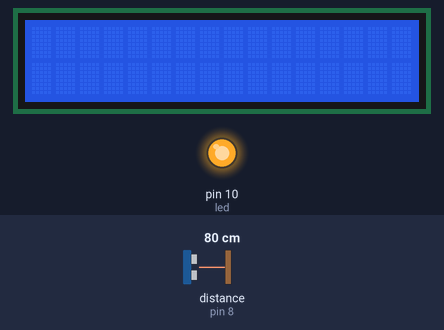
Recording of a sketch running on a simulated Arduino Uno, built with avr-gcc and run on an emulated ATmega328P. On the bench: 16×2 character LCD, output pins drawn as LEDs (lit = HIGH). Wiring (inferred from the names in the program): ultrasonic range finder: trigger pin 9; echo pin 8. Inputs (shaded band) come from the test bench; at power-on: distance to the obstacle (sensor on pin 8) 80 cm. The echo pulse lasts 58.3 µs per cm; pins used as bus, display or sensor lines are not drawn; what the sketch prints to the serial monitor is not drawn.

Above: at 1.2 s.
1.3 s: distance to the obstacle (sensor on pin 8) set to 23 cm
2.8 s: distance to the obstacle (sensor on pin 8) set to 19 cm
At 3.53 s:
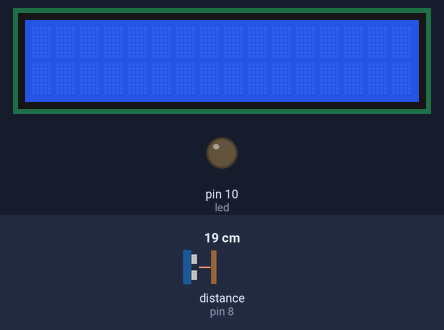
At 4.2 s:
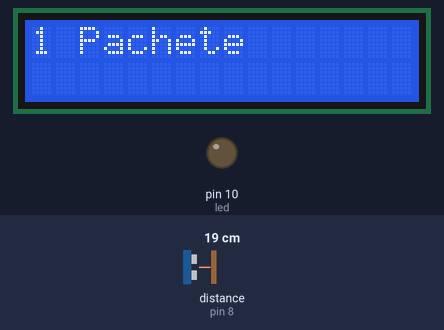
5.2 s: distance to the obstacle (sensor on pin 8) set to 35 cm
At 6.5 s:
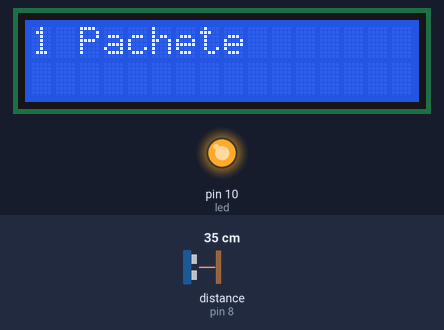
Timing chart, 0 to 8.2 s (numbered marks = the images above; inputs shaded):
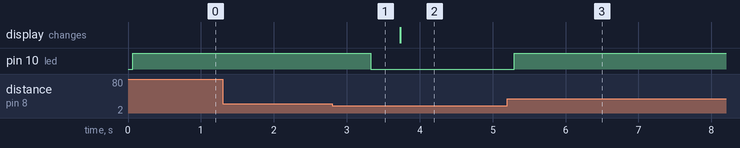

Measured:
- the behaviour switches between 22 and 21 cm on distance to the obstacle (sensor on pin 8) (found by bisection; images 0 and 1)
- after the input at 1.3 s, every drawn part: stays the same
- after the input at 2.8 s, pin 10 (led): HIGH → LOW after 0.53 s
- after the input at 5.2 s, pin 10 (led): LOW → HIGH after 0.10 s

The sketch:

Object_Counter.ino
```cpp
#include <LiquidCrystal.h>

#define trigPin 9
#define echoPin 8

LiquidCrystal lcd(2, 3, 4, 5, 6, 7);
int counter = 0;
int currentState = 0;
int previousState = 0;
int led =10;


void setup (){
 lcd.begin(16,2);
 Serial.begin (9600);
 pinMode(led, OUTPUT);
 pinMode(trigPin, OUTPUT);
 pinMode(echoPin, INPUT);
}

void loop(){
  long duration,distance;
  digitalWrite(trigPin, LOW);
  delayMicroseconds(2);
  digitalWrite(trigPin, HIGH);
  delayMicroseconds(10);
  digitalWrite(trigPin, LOW);
  duration = pulseIn(echoPin, HIGH);
  distance = (duration/2) / 29.1;
  if (distance <= 20) {
    currentState =1;
    digitalWrite(led, LOW);
  }
  else {
    currentState = 0;
    digitalWrite(led, HIGH);
  }
  delay(400);
  if (currentState != previousState){
 if(currentState ==1){
  counter = counter + 1;
  Serial.println(counter);
  lcd.setCursor(0,0);
  lcd.print(counter);
  lcd.print(" Pachete");
  delay(10);
 }
  }
  previousState = currentState;
delay(250);


}
```
